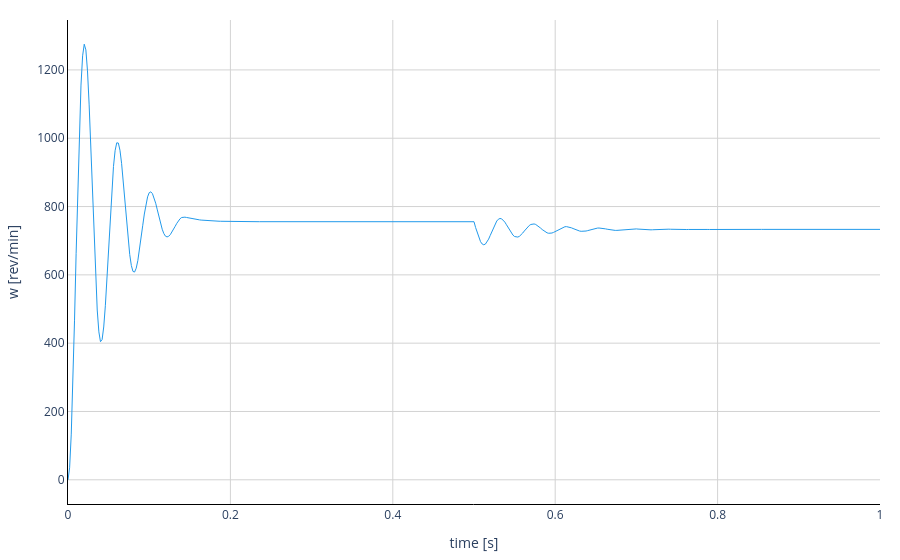

Notebook code for this chart:
### Code cell
import fmpy
from fmpy import *


filename = 'Drive_FMU_3.fmu'

start_values = {
    # variable                                         start   unit        description
    'loadInertia1.J':                                     (1, 'kg.m2'),  # Moment of inertia
    'idealGear.ratio':                                   (10, '1'),      # Transmission ratio (flange_a.phi/flange_b.phi)
    'dcpm.TaOperational':                            (293.15, 'K'),      # Operational armature temperature
    'dcpm.fixed.phi0':                                    (0, 'rad'),    # Fixed offset angle of housing
    'dcpmData.Jr':                                    (0.001, 'kg.m2'),  # Rotor's moment of inertia
    'dcpmData.VaNominal':                               (100, 'V'),      # Nominal armature voltage
    'dcpmData.IaNominal':                               (100, 'A'),      # Nominal armature current (>0..Motor, <0..Generator)
    'dcpmData.wNominal':                    (149.22565104552, 'rad/s'),  # Nominal speed
    'dcpmData.TaNominal':                            (293.15, 'K'),      # Nominal armature temperature
    'dcpmData.Ra':                                     (0.05, 'Ohm'),    # Armature resistance at TaRef
    'dcpmData.TaRef':                                (293.15, 'K'),      # Reference temperature of armature resistance
    'dcpmData.alpha20a':                                  (0, '1/K'),    # Temperature coefficient of armature resistance
    'dcpmData.La':                                   (0.0015, 'H'),      # Armature inductance
    'dcpmData.frictionParameters.power_w':                 2,            # Exponent of friction torque w.r.t. angular velocity
    'dcpmData.strayLoadParameters.power_w':                1,            # Exponent of stray load loss torque w.r.t. angular velocity
}

output = [
    'w',
]

input = read_csv('Drive_in.csv')

result = simulate_fmu(filename, fmi_type='CoSimulation', start_values=start_values, output=output, stop_time=1.0, input=input)

plot_result(result)

### Figure 1 — Plotly figure (JSON) as saved in the notebook; plotly's stock layout.template omitted (floating-point values rounded to 4 significant figures; data arrays with more than 128 entries replaced by an {"elided": "..."} marker saying what was removed)
{"data": [{"line": {"color": "#229AEB", "width": 1}, "marker": {"color": "#229AEB", "size": 5}, "name": "w", "type": "scatter", "x": {"elided": "501 float values"}, "xaxis": "x", "y": {"elided": "501 float values"}, "yaxis": "y"}], "layout": {"margin": {"b": 20, "l": 20, "r": 20, "t": 20}, "plot_bgcolor": "rgba(0,0,0,0)", "showlegend": false, "xaxis": {"anchor": "y", "domain": [0, 1], "gridcolor": "LightGrey", "gridwidth": 1, "linecolor": "black", "range": [0, 1], "showgrid": true, "showline": true, "ticklen": 0, "title": {"text": "time [s]"}, "zerolinecolor": "LightGrey", "zerolinewidth": 1}, "yaxis": {"anchor": "x", "domain": [0, 1], "gridcolor": "LightGrey", "gridwidth": 1, "linecolor": "black", "showgrid": true, "showline": true, "ticklen": 0, "title": {"text": "w [rev/min]"}, "zerolinecolor": "LightGrey", "zerolinewidth": 1}}}
